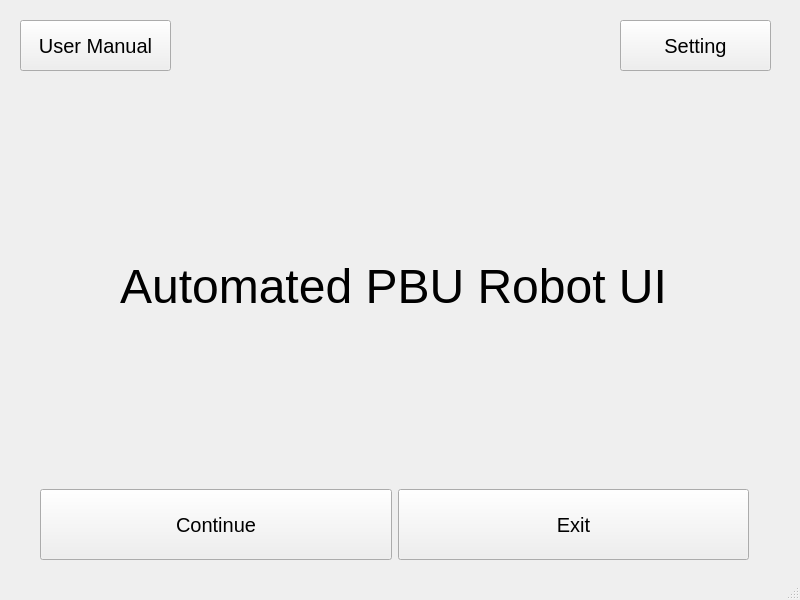
<?xml version="1.0" encoding="UTF-8"?>
<ui version="4.0">
 <class>MainWindow</class>
 <widget class="QMainWindow" name="MainWindow">
  <property name="geometry">
   <rect>
    <x>0</x>
    <y>0</y>
    <width>800</width>
    <height>600</height>
   </rect>
  </property>
  <property name="windowTitle">
   <string>mainframe</string>
  </property>
  <widget class="QWidget" name="centralwidget">
   <property name="sizePolicy">
    <sizepolicy hsizetype="Expanding" vsizetype="Expanding">
     <horstretch>1</horstretch>
     <verstretch>1</verstretch>
    </sizepolicy>
   </property>
   <widget class="QStackedWidget" name="stackedWidget_main">
    <property name="geometry">
     <rect>
      <x>0</x>
      <y>10</y>
      <width>800</width>
      <height>600</height>
     </rect>
    </property>
    <widget class="QWidget" name="mainconfiguration">
     <widget class="QPushButton" name="SettingButton">
      <property name="geometry">
       <rect>
        <x>620</x>
        <y>10</y>
        <width>151</width>
        <height>51</height>
       </rect>
      </property>
      <property name="sizePolicy">
       <sizepolicy hsizetype="Expanding" vsizetype="Expanding">
        <horstretch>0</horstretch>
        <verstretch>0</verstretch>
       </sizepolicy>
      </property>
      <property name="font">
       <font>
        <pointsize>15</pointsize>
       </font>
      </property>
      <property name="text">
       <string>Setting</string>
      </property>
     </widget>
     <widget class="QStackedWidget" name="stackedWidget">
      <property name="geometry">
       <rect>
        <x>0</x>
        <y>79</y>
        <width>800</width>
        <height>481</height>
       </rect>
      </property>
      <property name="sizePolicy">
       <sizepolicy hsizetype="Expanding" vsizetype="Expanding">
        <horstretch>1</horstretch>
        <verstretch>1</verstretch>
       </sizepolicy>
      </property>
      <property name="font">
       <font>
        <pointsize>11</pointsize>
       </font>
      </property>
      <property name="currentIndex">
       <number>0</number>
      </property>
      <widget class="QWidget" name="mainmenu">
       <property name="sizePolicy">
        <sizepolicy hsizetype="Expanding" vsizetype="Expanding">
         <horstretch>0</horstretch>
         <verstretch>0</verstretch>
        </sizepolicy>
       </property>
       <widget class="QLabel" name="QTitle">
        <property name="geometry">
         <rect>
          <x>40</x>
          <y>170</y>
          <width>707</width>
          <height>55</height>
         </rect>
        </property>
        <property name="text">
         <string>&lt;html&gt;&lt;head/&gt;&lt;body&gt;&lt;p&gt;&lt;span style=&quot; font-size:36pt;&quot;&gt;Automated PBU Robot UI&lt;/span&gt;&lt;/p&gt;&lt;/body&gt;&lt;/html&gt;</string>
        </property>
        <property name="scaledContents">
         <bool>false</bool>
        </property>
        <property name="alignment">
         <set>Qt::AlignCenter</set>
        </property>
       </widget>
       <widget class="QWidget" name="layoutWidget">
        <property name="geometry">
         <rect>
          <x>40</x>
          <y>400</y>
          <width>709</width>
          <height>71</height>
         </rect>
        </property>
        <layout class="QHBoxLayout" name="horizontalLayout">
         <item>
          <widget class="QPushButton" name="menuStartButton">
           <property name="sizePolicy">
            <sizepolicy hsizetype="Minimum" vsizetype="Expanding">
             <horstretch>0</horstretch>
             <verstretch>0</verstretch>
            </sizepolicy>
           </property>
           <property name="font">
            <font>
             <pointsize>15</pointsize>
            </font>
           </property>
           <property name="text">
            <string>Continue</string>
           </property>
           <property name="checkable">
            <bool>false</bool>
           </property>
          </widget>
         </item>
         <item>
          <widget class="QPushButton" name="menuCloseButton">
           <property name="sizePolicy">
            <sizepolicy hsizetype="Minimum" vsizetype="Expanding">
             <horstretch>0</horstretch>
             <verstretch>0</verstretch>
            </sizepolicy>
           </property>
           <property name="font">
            <font>
             <pointsize>15</pointsize>
            </font>
           </property>
           <property name="text">
            <string>Exit</string>
           </property>
           <property name="checkable">
            <bool>false</bool>
           </property>
          </widget>
         </item>
        </layout>
       </widget>
      </widget>
      <widget class="QWidget" name="page">
       <property name="sizePolicy">
        <sizepolicy hsizetype="Expanding" vsizetype="Expanding">
         <horstretch>0</horstretch>
         <verstretch>0</verstretch>
        </sizepolicy>
       </property>
       <widget class="QWidget" name="horizontalLayoutWidget">
        <property name="geometry">
         <rect>
          <x>0</x>
          <y>10</y>
          <width>791</width>
          <height>72</height>
         </rect>
        </property>
        <layout class="QHBoxLayout" name="horizontalLayout_18" stretch="2,1">
         <item>
          <widget class="QTextEdit" name="excelfilpathtext"/>
         </item>
         <item>
          <widget class="QPushButton" name="excelFilePathButton">
           <property name="sizePolicy">
            <sizepolicy hsizetype="Minimum" vsizetype="Expanding">
             <horstretch>0</horstretch>
             <verstretch>0</verstretch>
            </sizepolicy>
           </property>
           <property name="text">
            <string>Insert Excel File</string>
           </property>
          </widget>
         </item>
        </layout>
       </widget>
       <widget class="QWidget" name="horizontalLayoutWidgetPage2">
        <property name="geometry">
         <rect>
          <x>0</x>
          <y>90</y>
          <width>791</width>
          <height>381</height>
         </rect>
        </property>
        <layout class="QHBoxLayout" name="horizontalLayout_20" stretch="1,1">
         <item>
          <layout class="QVBoxLayout" name="verticalLayout_17" stretch="2,1">
           <item>
            <widget class="QListView" name="Selectivefilelistview">
             <property name="sizePolicy">
              <sizepolicy hsizetype="Expanding" vsizetype="MinimumExpanding">
               <horstretch>0</horstretch>
               <verstretch>0</verstretch>
              </sizepolicy>
             </property>
            </widget>
           </item>
           <item>
            <layout class="QHBoxLayout" name="horizontalLayout_8">
             <item>
              <widget class="QPushButton" name="FilePathButton">
               <property name="sizePolicy">
                <sizepolicy hsizetype="Minimum" vsizetype="Expanding">
                 <horstretch>0</horstretch>
                 <verstretch>0</verstretch>
                </sizepolicy>
               </property>
               <property name="text">
                <string>File_Path</string>
               </property>
              </widget>
             </item>
             <item>
              <widget class="QPushButton" name="BacktoMenuButton">
               <property name="sizePolicy">
                <sizepolicy hsizetype="Minimum" vsizetype="Expanding">
                 <horstretch>0</horstretch>
                 <verstretch>0</verstretch>
                </sizepolicy>
               </property>
               <property name="text">
                <string>Back To Menu</string>
               </property>
              </widget>
             </item>
             <item>
              <widget class="QPushButton" name="NextButton_Page_2">
               <property name="sizePolicy">
                <sizepolicy hsizetype="Minimum" vsizetype="Expanding">
                 <horstretch>0</horstretch>
                 <verstretch>0</verstretch>
                </sizepolicy>
               </property>
               <property name="text">
                <string>Next</string>
               </property>
              </widget>
             </item>
            </layout>
           </item>
          </layout>
         </item>
         <item>
          <layout class="QHBoxLayout" name="horizontalLayout_2" stretch="0">
           <item>
            <widget class="QFrame" name="pyvistaframe">
             <property name="sizePolicy">
              <sizepolicy hsizetype="Preferred" vsizetype="Preferred">
               <horstretch>0</horstretch>
               <verstretch>0</verstretch>
              </sizepolicy>
             </property>
             <property name="frameShape">
              <enum>QFrame::StyledPanel</enum>
             </property>
             <property name="frameShadow">
              <enum>QFrame::Raised</enum>
             </property>
            </widget>
           </item>
          </layout>
         </item>
        </layout>
       </widget>
      </widget>
      <widget class="QWidget" name="page_2">
       <property name="sizePolicy">
        <sizepolicy hsizetype="Expanding" vsizetype="Expanding">
         <horstretch>0</horstretch>
         <verstretch>0</verstretch>
        </sizepolicy>
       </property>
       <widget class="QLabel" name="Itemlabel">
        <property name="geometry">
         <rect>
          <x>10</x>
          <y>10</y>
          <width>781</width>
          <height>17</height>
         </rect>
        </property>
        <property name="sizePolicy">
         <sizepolicy hsizetype="Preferred" vsizetype="Preferred">
          <horstretch>0</horstretch>
          <verstretch>0</verstretch>
         </sizepolicy>
        </property>
        <property name="text">
         <string>Product :</string>
        </property>
       </widget>
       <widget class="QWidget" name="layoutWidgetpage3">
        <property name="geometry">
         <rect>
          <x>0</x>
          <y>30</y>
          <width>801</width>
          <height>451</height>
         </rect>
        </property>
        <layout class="QHBoxLayout" name="horizontalLayout_16" stretch="1,1">
         <item>
          <layout class="QVBoxLayout" name="verticalLayout_4" stretch="2,1">
           <item>
            <layout class="QVBoxLayout" name="verticalLayout_18" stretch="1,1,1">
             <item>
              <widget class="QPushButton" name="seq1Button">
               <property name="sizePolicy">
                <sizepolicy hsizetype="Minimum" vsizetype="MinimumExpanding">
                 <horstretch>0</horstretch>
                 <verstretch>0</verstretch>
                </sizepolicy>
               </property>
               <property name="font">
                <font>
                 <pointsize>30</pointsize>
                </font>
               </property>
               <property name="text">
                <string>Sequence 1</string>
               </property>
              </widget>
             </item>
             <item>
              <widget class="QPushButton" name="seq2Button">
               <property name="sizePolicy">
                <sizepolicy hsizetype="Minimum" vsizetype="MinimumExpanding">
                 <horstretch>0</horstretch>
                 <verstretch>0</verstretch>
                </sizepolicy>
               </property>
               <property name="font">
                <font>
                 <pointsize>30</pointsize>
                </font>
               </property>
               <property name="text">
                <string>Sequence 2</string>
               </property>
              </widget>
             </item>
             <item>
              <widget class="QPushButton" name="seq3Button">
               <property name="sizePolicy">
                <sizepolicy hsizetype="Minimum" vsizetype="MinimumExpanding">
                 <horstretch>0</horstretch>
                 <verstretch>0</verstretch>
                </sizepolicy>
               </property>
               <property name="font">
                <font>
                 <pointsize>30</pointsize>
                </font>
               </property>
               <property name="text">
                <string>Sequence 3</string>
               </property>
              </widget>
             </item>
            </layout>
           </item>
           <item>
            <layout class="QHBoxLayout" name="horizontalLayout_9">
             <item>
              <widget class="QPushButton" name="NextButton_Page_3">
               <property name="sizePolicy">
                <sizepolicy hsizetype="Minimum" vsizetype="Expanding">
                 <horstretch>0</horstretch>
                 <verstretch>0</verstretch>
                </sizepolicy>
               </property>
               <property name="text">
                <string>Next</string>
               </property>
              </widget>
             </item>
             <item>
              <widget class="QPushButton" name="BackButton_Page_2">
               <property name="sizePolicy">
                <sizepolicy hsizetype="Minimum" vsizetype="Expanding">
                 <horstretch>0</horstretch>
                 <verstretch>0</verstretch>
                </sizepolicy>
               </property>
               <property name="text">
                <string>Back</string>
               </property>
              </widget>
             </item>
            </layout>
           </item>
          </layout>
         </item>
         <item>
          <layout class="QHBoxLayout" name="horizontalLayout_4">
           <item>
            <widget class="QFrame" name="pyvistaframe_2">
             <property name="frameShape">
              <enum>QFrame::StyledPanel</enum>
             </property>
             <property name="frameShadow">
              <enum>QFrame::Raised</enum>
             </property>
            </widget>
           </item>
          </layout>
         </item>
        </layout>
       </widget>
      </widget>
      <widget class="QWidget" name="page_3">
       <property name="sizePolicy">
        <sizepolicy hsizetype="Expanding" vsizetype="Expanding">
         <horstretch>0</horstretch>
         <verstretch>0</verstretch>
        </sizepolicy>
       </property>
       <widget class="QWidget" name="horizontalLayoutWidgetpage4">
        <property name="geometry">
         <rect>
          <x>0</x>
          <y>280</y>
          <width>791</width>
          <height>201</height>
         </rect>
        </property>
        <layout class="QHBoxLayout" name="horizontalLayout_3" stretch="2,1,1">
         <item>
          <layout class="QHBoxLayout" name="horizontalLayout_17" stretch="0">
           <property name="sizeConstraint">
            <enum>QLayout::SetNoConstraint</enum>
           </property>
           <item>
            <layout class="QVBoxLayout" name="verticalLayout_6" stretch="2,1">
             <item>
              <layout class="QVBoxLayout" name="verticalLayout_21" stretch="1,1,0">
               <property name="sizeConstraint">
                <enum>QLayout::SetNoConstraint</enum>
               </property>
               <item>
                <widget class="QLabel" name="Stagelabel">
                 <property name="text">
                  <string>Stage</string>
                 </property>
                </widget>
               </item>
               <item>
                <widget class="QLabel" name="Itemlabel_2">
                 <property name="text">
                  <string>Product:</string>
                 </property>
                 <property name="wordWrap">
                  <bool>true</bool>
                 </property>
                </widget>
               </item>
               <item>
                <layout class="QHBoxLayout" name="horizontalLayout_19"/>
               </item>
              </layout>
             </item>
             <item>
              <layout class="QHBoxLayout" name="horizontalLayout_10" stretch="1,1">
               <item>
                <widget class="QPushButton" name="ConfirmButton">
                 <property name="sizePolicy">
                  <sizepolicy hsizetype="Minimum" vsizetype="Expanding">
                   <horstretch>0</horstretch>
                   <verstretch>0</verstretch>
                  </sizepolicy>
                 </property>
                 <property name="text">
                  <string>Confirm</string>
                 </property>
                </widget>
               </item>
               <item>
                <widget class="QPushButton" name="BackButton_2">
                 <property name="sizePolicy">
                  <sizepolicy hsizetype="Minimum" vsizetype="Expanding">
                   <horstretch>0</horstretch>
                   <verstretch>0</verstretch>
                  </sizepolicy>
                 </property>
                 <property name="text">
                  <string>Back</string>
                 </property>
                </widget>
               </item>
              </layout>
             </item>
            </layout>
           </item>
          </layout>
         </item>
         <item>
          <layout class="QVBoxLayout" name="verticalLayout_22" stretch="1,1,1">
           <item>
            <widget class="QLabel" name="label_2">
             <property name="text">
              <string>Click Mouse Display</string>
             </property>
            </widget>
           </item>
           <item>
            <layout class="QHBoxLayout" name="horizontalLayout_13" stretch="0,0">
             <item>
              <widget class="QLabel" name="titleXlabel">
               <property name="text">
                <string>Width:</string>
               </property>
              </widget>
             </item>
             <item>
              <widget class="QLabel" name="Xlabel">
               <property name="text">
                <string>800</string>
               </property>
              </widget>
             </item>
            </layout>
           </item>
           <item>
            <layout class="QHBoxLayout" name="horizontalLayout_14" stretch="0,0">
             <item>
              <widget class="QLabel" name="titleYlabel">
               <property name="text">
                <string>Height:</string>
               </property>
              </widget>
             </item>
             <item>
              <widget class="QLabel" name="Ylabel">
               <property name="text">
                <string>800</string>
               </property>
              </widget>
             </item>
            </layout>
           </item>
          </layout>
         </item>
         <item>
          <layout class="QVBoxLayout" name="verticalLayout_20" stretch="1,1,1,1">
           <item>
            <widget class="QLabel" name="displaybeforelabel">
             <property name="text">
              <string>Camera Display</string>
             </property>
            </widget>
           </item>
           <item>
            <layout class="QHBoxLayout" name="horizontalLayout_5" stretch="0,0">
             <item>
              <widget class="QLabel" name="titleXlabel_2">
               <property name="text">
                <string>Width:</string>
               </property>
               <property name="wordWrap">
                <bool>true</bool>
               </property>
              </widget>
             </item>
             <item>
              <widget class="QLabel" name="Xlabel_2">
               <property name="text">
                <string>800</string>
               </property>
               <property name="wordWrap">
                <bool>true</bool>
               </property>
              </widget>
             </item>
            </layout>
           </item>
           <item>
            <layout class="QHBoxLayout" name="horizontalLayout_6" stretch="0,0">
             <item>
              <widget class="QLabel" name="titleYlabel_2">
               <property name="text">
                <string>Height:</string>
               </property>
               <property name="wordWrap">
                <bool>true</bool>
               </property>
              </widget>
             </item>
             <item>
              <widget class="QLabel" name="Ylabel_2">
               <property name="text">
                <string>800</string>
               </property>
               <property name="wordWrap">
                <bool>true</bool>
               </property>
              </widget>
             </item>
            </layout>
           </item>
           <item>
            <layout class="QHBoxLayout" name="horizontalLayout_7" stretch="0,0">
             <item>
              <widget class="QLabel" name="titleZlabel">
               <property name="text">
                <string>Length:</string>
               </property>
               <property name="wordWrap">
                <bool>true</bool>
               </property>
              </widget>
             </item>
             <item>
              <widget class="QLabel" name="Zlabel">
               <property name="text">
                <string>800</string>
               </property>
               <property name="wordWrap">
                <bool>true</bool>
               </property>
              </widget>
             </item>
            </layout>
           </item>
          </layout>
         </item>
        </layout>
       </widget>
       <widget class="QWidget" name="layoutWidgetpage4">
        <property name="geometry">
         <rect>
          <x>10</x>
          <y>20</y>
          <width>781</width>
          <height>251</height>
         </rect>
        </property>
        <layout class="QHBoxLayout" name="horizontalLayout_15" stretch="2">
         <item>
          <layout class="QVBoxLayout" name="verticalLayout">
           <item>
            <widget class="QFrame" name="vtkframe">
             <property name="sizePolicy">
              <sizepolicy hsizetype="MinimumExpanding" vsizetype="MinimumExpanding">
               <horstretch>5</horstretch>
               <verstretch>0</verstretch>
              </sizepolicy>
             </property>
             <property name="frameShape">
              <enum>QFrame::StyledPanel</enum>
             </property>
             <property name="frameShadow">
              <enum>QFrame::Raised</enum>
             </property>
            </widget>
           </item>
          </layout>
         </item>
        </layout>
       </widget>
      </widget>
      <widget class="QWidget" name="page_4">
       <property name="sizePolicy">
        <sizepolicy hsizetype="Preferred" vsizetype="Preferred">
         <horstretch>1</horstretch>
         <verstretch>1</verstretch>
        </sizepolicy>
       </property>
       <widget class="QWidget" name="layoutWidgetpage5">
        <property name="geometry">
         <rect>
          <x>0</x>
          <y>10</y>
          <width>791</width>
          <height>471</height>
         </rect>
        </property>
        <layout class="QVBoxLayout" name="verticalLayout_23" stretch="1,1">
         <item>
          <widget class="QPushButton" name="MarkingButton">
           <property name="sizePolicy">
            <sizepolicy hsizetype="Minimum" vsizetype="MinimumExpanding">
             <horstretch>0</horstretch>
             <verstretch>0</verstretch>
            </sizepolicy>
           </property>
           <property name="font">
            <font>
             <pointsize>40</pointsize>
            </font>
           </property>
           <property name="text">
            <string>Back to Marking</string>
           </property>
          </widget>
         </item>
         <item>
          <layout class="QVBoxLayout" name="verticalLayout_24" stretch="1,1">
           <item>
            <layout class="QHBoxLayout" name="horizontalLayout_11" stretch="1,1">
             <item>
              <widget class="QPushButton" name="HomeButton">
               <property name="sizePolicy">
                <sizepolicy hsizetype="MinimumExpanding" vsizetype="Minimum">
                 <horstretch>0</horstretch>
                 <verstretch>0</verstretch>
                </sizepolicy>
               </property>
               <property name="font">
                <font>
                 <pointsize>40</pointsize>
                </font>
               </property>
               <property name="text">
                <string>Home</string>
               </property>
              </widget>
             </item>
             <item>
              <widget class="QPushButton" name="LocalizationButton">
               <property name="sizePolicy">
                <sizepolicy hsizetype="Expanding" vsizetype="Expanding">
                 <horstretch>0</horstretch>
                 <verstretch>0</verstretch>
                </sizepolicy>
               </property>
               <property name="font">
                <font>
                 <pointsize>40</pointsize>
                </font>
               </property>
               <property name="text">
                <string>Localization</string>
               </property>
              </widget>
             </item>
            </layout>
           </item>
           <item>
            <layout class="QHBoxLayout" name="horizontalLayout_12" stretch="1,1">
             <item>
              <widget class="QPushButton" name="CloseButton">
               <property name="sizePolicy">
                <sizepolicy hsizetype="Minimum" vsizetype="MinimumExpanding">
                 <horstretch>0</horstretch>
                 <verstretch>0</verstretch>
                </sizepolicy>
               </property>
               <property name="font">
                <font>
                 <pointsize>40</pointsize>
                </font>
               </property>
               <property name="text">
                <string>Abort/Close</string>
               </property>
              </widget>
             </item>
             <item>
              <widget class="QPushButton" name="ConfirmAckButton">
               <property name="sizePolicy">
                <sizepolicy hsizetype="Minimum" vsizetype="MinimumExpanding">
                 <horstretch>0</horstretch>
                 <verstretch>0</verstretch>
                </sizepolicy>
               </property>
               <property name="font">
                <font>
                 <pointsize>40</pointsize>
                </font>
               </property>
               <property name="text">
                <string>Acknowledge</string>
               </property>
              </widget>
             </item>
            </layout>
           </item>
          </layout>
         </item>
        </layout>
       </widget>
      </widget>
     </widget>
     <widget class="QPushButton" name="usermanualButton">
      <property name="geometry">
       <rect>
        <x>20</x>
        <y>10</y>
        <width>151</width>
        <height>51</height>
       </rect>
      </property>
      <property name="sizePolicy">
       <sizepolicy hsizetype="Expanding" vsizetype="Expanding">
        <horstretch>0</horstretch>
        <verstretch>0</verstretch>
       </sizepolicy>
      </property>
      <property name="font">
       <font>
        <pointsize>15</pointsize>
       </font>
      </property>
      <property name="text">
       <string>User Manual</string>
      </property>
     </widget>
    </widget>
    <widget class="QWidget" name="settingpage"/>
    <widget class="QWidget" name="usermanualpage"/>
   </widget>
  </widget>
  <widget class="QStatusBar" name="statusbar"/>
 </widget>
 <resources/>
 <connections/>
</ui>
